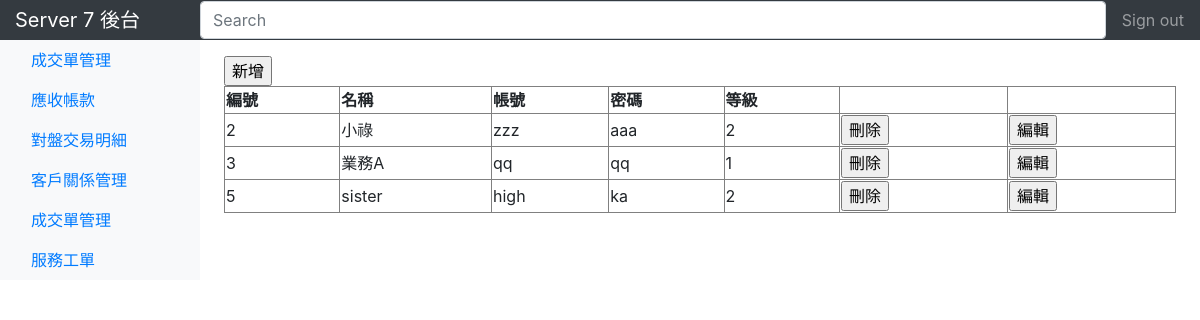
The app's page /index.php/login/account with its own data.
### tables this page shows
CREATE TABLE `EMPLOYEE` (
  `ID` int(11) NOT NULL,
  `NAME` varchar(20) NOT NULL,
  `ACCOUNT` varchar(20) NOT NULL,
  `PASSWORD` varchar(20) NOT NULL,
  `LEVEL` int(2) NOT NULL
);

### application/controllers/login.php (called while the page is built, shortened)
<?php
class Login extends CI_Controller {
	public function __construct()
    {
        $this->load->helper('url');
		$this->load->helper('form');
		$this->load->helper('array');
		$this->load->library('form_validation');
		$this->load->model('login_model');
    }
		public function account() {
			$data = $this->login_model->show_account(null);
			$this->load->view('templates/header');
			$this->load->view('pages/account', array('data' => $data,));
		}
}

### index.php (called while the page is built, shortened)
<?php
require_once BASEPATH.'core/CodeIgniter.php';

### application/models/login_model.php (called while the page is built, shortened)
<?php if ( ! defined('BASEPATH')) exit('No direct script access allowed');
class Login_model extends CI_Model {
        function show_account($id){
            if (is_null($id)) {
                $query = $this->db->get('EMPLOYEE');
            } else {
                $query = $this->db->get_where('EMPLOYEE', array('ID'=>$id));
            }
            if($query->result()!=null){
                foreach ($query->result() as $row) {
                    $result[] = array('ID'=>$row-> ID,
                                    'ACCOUNT'=>$row-> ACCOUNT,
                                    'PASSWORD'=>$row-> PASSWORD,
                                    'NAME'=>$row-> NAME,
                                    'LEVEL'=>$row-> LEVEL,);
                }
                return  $result;
            }
        }
}
?>

### application/views/pages/account.php (the view)
	<main role="main" class="col-md-9 ml-sm-auto col-lg-10 pt-3 px-4">
		<div>
			<form action="go_add_account" method="POST" name="" style= "display:inline">
				<input type="submit" name="" value="新增">
			</form>
			<table style="width:100%" border="1">
				<tr>
					<th nowrap="nowrap">編號</th>
					<th nowrap="nowrap">名稱</th>
					<th nowrap="nowrap">帳號</th>
					<th nowrap="nowrap">密碼</th>
					<th nowrap="nowrap">等級</th>
					<th nowrap="nowrap"></th>
				</tr>
				<?php
				if (isset($data)) {
					for ($i=0; $i<count($data); $i++) {
						echo "<tr>";
						echo "<td>".$data[$i]['ID']."</td>";
						echo "<td>".$data[$i]['NAME']."</td>";
						echo "<td>".$data[$i]['ACCOUNT']."</td>";
						echo '<td nowrap="nowrap">'.$data[$i]['PASSWORD']."</td>";
						echo "<td>".$data[$i]['LEVEL']."</td>";
						echo '<td>
							<form action="delete_account" method="POST" name="" style= "display:inline">
							<input type="hidden" name="account_id" value="'.$data[$i]['ID'].'">
							<input type="submit" name="" value="刪除">
							</form>
							</td>';
						echo '<td>
							<form action="go_edit_account" method="POST" name="" style= "display:inline">
							<input type="hidden" name="account_id" value="'.$data[$i]['ID'].'">
							<input type="submit" name="" value="編輯">
							</form>
							</td>';
						echo "</tr>";
					}
				}
				?>
			</table>
		</div>
	</main>
</body>
</html>

### application/views/templates/header.php (style rules this page uses)
th, td, form { white-space: nowrap; }

### records on screen
employee: ID "2", NAME "小祿", ACCOUNT "zzz", PASSWORD "aaa", LEVEL "2"
employee: ID "3", NAME "業務A", ACCOUNT "qq", PASSWORD "qq", LEVEL "1"
employee: ID "5", NAME "sister", ACCOUNT "high", PASSWORD "ka", LEVEL "2"
